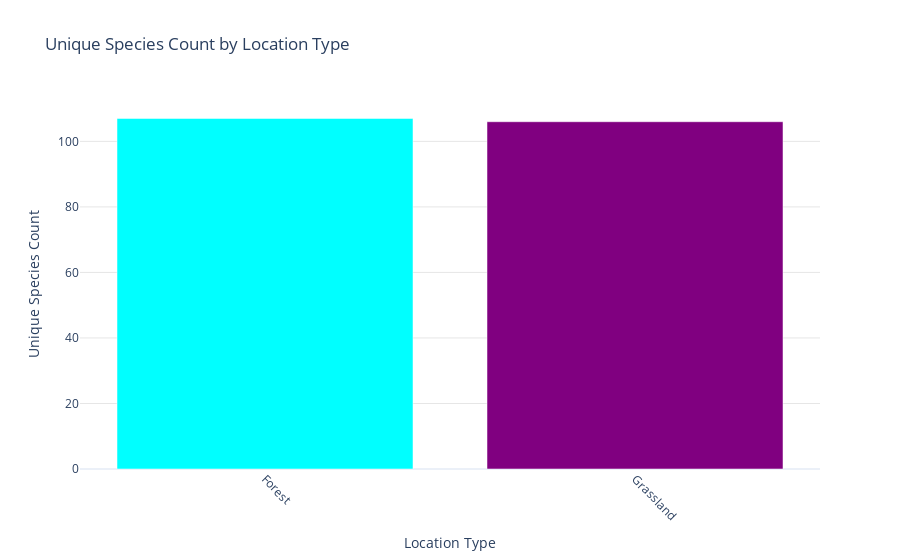

The notebook cell this image was saved under:
### Markdown cell above
Visualisation Plot

### Code cell
import plotly.graph_objects as go

# Create the bar chart using Plotly
fig = go.Figure(data=[
    go.Bar(
        x=location_species.index,
        y=location_species.values,
        marker=dict(color=['cyan', 'purple']),
    )
])

fig.update_layout(
    title="Unique Species Count by Location Type",
    xaxis_title="Location Type",
    yaxis_title="Unique Species Count",
    xaxis_tickangle=45,  # Optional: rotate x-axis labels if needed
    template="plotly_white",
    yaxis=dict(gridcolor='rgba(0, 0, 0, 0.1)'),
    plot_bgcolor="white",
)

fig.update_yaxes(showgrid=True, gridwidth=1, gridcolor='rgba(0, 0, 0, 0.1)')

fig.show()

### Figure 1 — Plotly figure (JSON) as saved in the notebook; plotly's stock layout.template omitted (floating-point values rounded to 4 significant figures)
{"data": [{"marker": {"color": ["cyan", "purple"]}, "type": "bar", "x": ["Forest", "Grassland"], "y": [107, 106]}], "layout": {"plot_bgcolor": "white", "title": {"text": "Unique Species Count by Location Type"}, "xaxis": {"tickangle": 45, "title": {"text": "Location Type"}}, "yaxis": {"gridcolor": "rgba(0, 0, 0, 0.1)", "gridwidth": 1, "showgrid": true, "title": {"text": "Unique Species Count"}}}}
